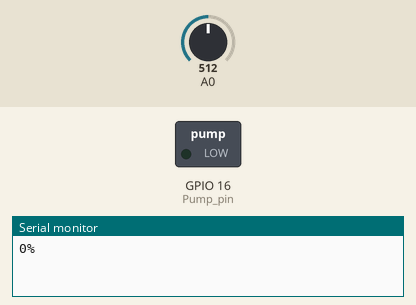
This sketch was run on a simulated ESP8266 (NodeMCU). Shown: switched loads named in the sketch (green lamp = pin HIGH), the last lines printed to the serial monitor. The test bench sets the inputs (shaded band); at power-on: A0 = 512. WiFi joins after 1.5 s; servers stay silent unless stated.

Above: at 3.0 s.
3.1 s: A0 set to 492
At 4.8 s:
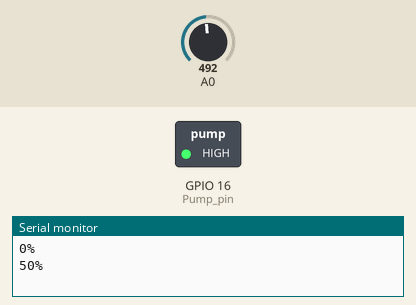
5.3 s: A0 set to 814
7.0 s: A0 set to 838
At 9.0 s:
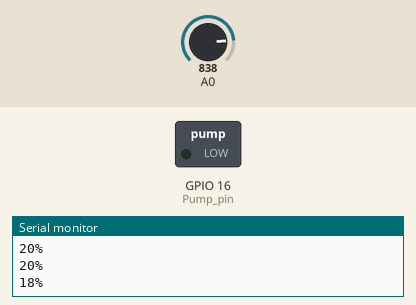
9.3 s: A0 set to 306
At 10.5 s:
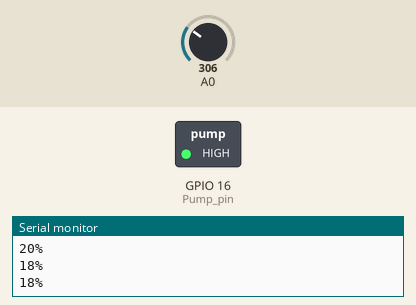
Timing chart, 0 to 12.3 s (numbered marks = the images above; inputs shaded):
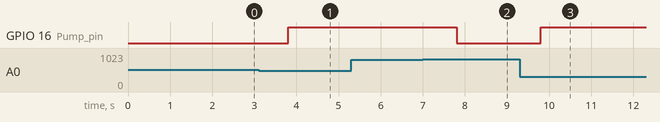

The sketch:

Pump_using_Blynk.ino
```cpp
#define BLYNK_TEMPLATE_ID "TMPL3MKTrsJ-L"
#define BLYNK_TEMPLATE_NAME "Irrigation Pump"
#define BLYNK_AUTH_TOKEN "yfPDA7SdFn995WcCk6Nn2996VeHoFi7K"

/* Comment this out to disable prints and save space */
#define BLYNK_PRINT Serial


#include <ESP8266WiFi.h>
#include <BlynkSimpleEsp8266.h>

// Your WiFi credentials.
// Set password to "" for open networks.
char ssid[] = "SIGNATURE13S2129";
char pass[] = "1935X9oo";

int Soil_Moisture;
int Pump_Status;
int Pump_pin = 16;

BlynkTimer timer;

// This function sends Arduino's up time every second to Virtual Pin (5).
// In the app, Widget's reading frequency should be set to PUSH. This means
// that you define how often to send data to Blynk App.
void myTimerEvent()
{
  // You can send any value at any time.
  // Please don't send more that 10 values per second.
  int sm = analogRead(A0);
  Serial.print(Soil_Moisture);
  Serial.println("%");
  Soil_Moisture = map(sm , 0 , 1023 , 100 , 0);
  if (Soil_Moisture < 20){
    digitalWrite(Pump_pin,LOW);
    Pump_Status = 1;
  }
  else if (Soil_Moisture > 50){
    digitalWrite(Pump_pin,HIGH);
    Pump_Status = 0;
  }
  Blynk.virtualWrite(V0,Pump_Status);
  Blynk.virtualWrite(V1,Soil_Moisture);
}

void setup()
{
  // Debug console
  Serial.begin(115200);
  pinMode(Pump_pin,OUTPUT);

  Blynk.begin(BLYNK_AUTH_TOKEN, ssid, pass);
  // You can also specify server:
  // Blynk.begin(BLYNK_AUTH_TOKEN, ssid, pass, "blynk.cloud", 80);
  // Blynk.begin(BLYNK_AUTH_TOKEN, ssid, pass, IPAddress(192,168,1,100), 8080);

  // Setup a function to be called every second
  timer.setInterval(1000L, myTimerEvent);
}

void loop()
{
  Blynk.run();
  timer.run(); // Initiates BlynkTimer
}
```

Measured:
- the behaviour switches between 507 and 506 on A0 (found by bisection; images 0 and 1)
- the behaviour switches between 823 and 824 on A0 (found by bisection; images 1 and 2)
- after the input at 3.1 s, GPIO 16 (Pump_pin): LOW → HIGH after 0.70 s
- after the input at 7.0 s, GPIO 16 (Pump_pin): HIGH → LOW after 0.80 s
- after the input at 9.3 s, GPIO 16 (Pump_pin): LOW → HIGH after 0.50 s
